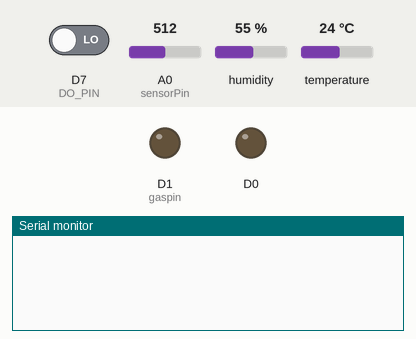
A sketch run on a simulated ESP8266 (NodeMCU). Parts: output pins drawn as LEDs (lit = HIGH), the last lines printed to the serial monitor. The test bench sets the inputs (shaded band); at power-on: A0 (sensorPin) = 512, D7 (DO_PIN) LOW, humidity 55 %, temperature 24 °C. WiFi joins after 1.5 s; servers stay silent unless stated; pins used as bus, display or sensor lines are not drawn.

Above: at 0.1 s.
3.1 s: A0 (sensorPin) set to 110
At 3.8 s:
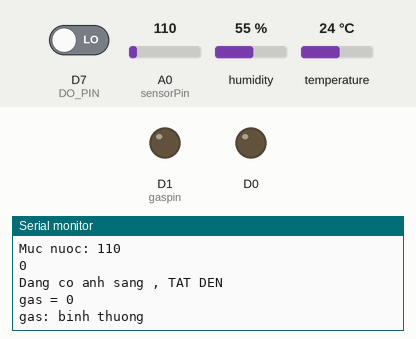
5.3 s: A0 (sensorPin) set to 94
At 19.87 s:
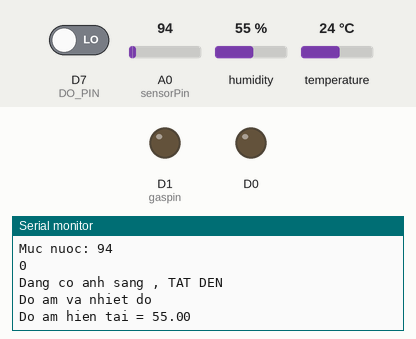
Timing chart, 0 to 21.4 s (numbered marks = the images above; inputs shaded):
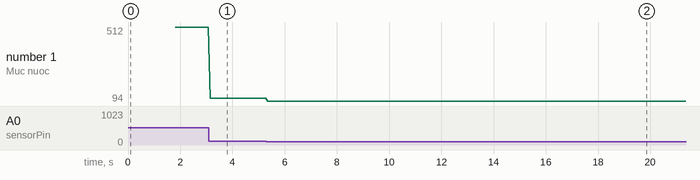

The sketch:

sketch_may17a_backup_.ino
```cpp
#define BLYNK_TEMPLATE_ID "TMPL64VpAsmq1"
#define BLYNK_TEMPLATE_NAME "demo"
#define BLYNK_AUTH_TOKEN "5pXiL09pSgYnrPKqnxSn0eOTHbysho5N"

#define BLYNK_PRINT Serial
#define BLYNK_FIRMWARE_VERSION "0.1.0"

#define BLYNK_DEBUG
#define gaspin 5
// cam bien muc nuoc
#define sensorPower 4
#define sensorPin A0


// anh sang
#define DO_PIN D7

#include <ESP8266WiFi.h>
#include <BlynkSimpleEsp8266.h>
#include <DHT.h>
#define DHTTYPE DHT11
#define dht_dpin 2
DHT dht(dht_dpin, DHTTYPE);
SimpleTimer timer;

char auth[] = "5pXiL09pSgYnrPKqnxSn0eOTHbysho5N";
char ssid[] = "Eternity guilt";
char pass[] = "123456980";

float nd;
float da;
int gas;
int as;
int mn = 0;
WidgetLED led1(V1);

void setup()
{
    Serial.begin(9600);
    Blynk.begin(auth, ssid, pass);
    dht.begin();
    pinMode(gaspin, INPUT);
    pinMode(16, OUTPUT);
    pinMode(5, OUTPUT);
    timer.setInterval(2000, sendUptime);

    pinMode(sensorPower, OUTPUT);
    digitalWrite(sensorPower, LOW);

    pinMode(DO_PIN, INPUT);
}

void sendUptime()
{
    readTemperatureHumidity();
    readGas();
    readWaterLevel();
    readLight();

    Blynk.virtualWrite(V6, nd);
    Blynk.virtualWrite(V5, da);
    Blynk.virtualWrite(V1, gas);
    Blynk.virtualWrite(V2, mn);
    Blynk.virtualWrite(V7, as);
}

void loop()
{
    Blynk.run();
    timer.run();

    readGas();
    readWaterLevel();
    readLight();
}

void readTemperatureHumidity()
{
    da = dht.readHumidity();
    nd = dht.readTemperature();
    Serial.println("Do am va nhiet do");
    Serial.print("Do am hien tai = ");
    Serial.println(da);
    Serial.print("Nhiet do hien tai = ");
    Serial.println(nd);
}

void readGas()
{
    gas = digitalRead(gaspin);
    Serial.print("gas = ");
    Serial.println(gas);
    if (gas == LOW) {
        digitalWrite(16, LOW);
        led1.off();
        Serial.println("gas: binh thuong");
    } else {
        digitalWrite(16, HIGH);
        led1.on();
        Serial.println("gas: cao");
    }
}

void readWaterLevel()
{
    digitalWrite(sensorPower, HIGH);
    delay(10);
    mn = analogRead(sensorPin);
    digitalWrite(sensorPower, LOW);
    Serial.print("Muc nuoc: ");
    Serial.println(mn);
}

void readLight()
{
    as = digitalRead(DO_PIN);
    Serial.println(as);
    if (as == HIGH) {
        Serial.println("Khong co anh sang, BAT DEN");
    } else {
        Serial.println("Dang co anh sang , TAT DEN");
    }
}
```

Measured:
- the behaviour switches between 100 and 99 on A0 (sensorPin) (found by bisection; images 1 and 2)
- after the input at 3.1 s, the serial monitor: prints a new line at once (image 1)
- after the input at 5.3 s, the serial monitor: prints a new line at once (image 2)
- plotted number 1: 512 → 110 after the input at 3.1 s, 110 → 94 after the input at 5.3 s
